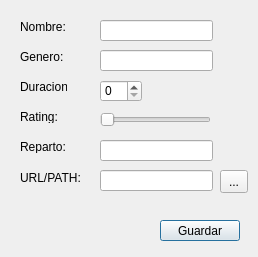
<?xml version="1.0" encoding="UTF-8"?>
<ui version="4.0">
 <class>PeliculaRegistro</class>
 <widget class="QDialog" name="PeliculaRegistro">
  <property name="geometry">
   <rect>
    <x>0</x>
    <y>0</y>
    <width>258</width>
    <height>257</height>
   </rect>
  </property>
  <property name="windowTitle">
   <string>Registro de Peliculas</string>
  </property>
  <widget class="QPushButton" name="pushButton">
   <property name="geometry">
    <rect>
     <x>160</x>
     <y>220</y>
     <width>80</width>
     <height>21</height>
    </rect>
   </property>
   <property name="text">
    <string>Guardar</string>
   </property>
  </widget>
  <widget class="QLineEdit" name="lineEdit">
   <property name="geometry">
    <rect>
     <x>100</x>
     <y>20</y>
     <width>113</width>
     <height>21</height>
    </rect>
   </property>
   <property name="text">
    <string/>
   </property>
  </widget>
  <widget class="QLabel" name="label">
   <property name="geometry">
    <rect>
     <x>20</x>
     <y>20</y>
     <width>47</width>
     <height>13</height>
    </rect>
   </property>
   <property name="text">
    <string>Nombre:</string>
   </property>
  </widget>
  <widget class="QLineEdit" name="genero">
   <property name="geometry">
    <rect>
     <x>100</x>
     <y>50</y>
     <width>113</width>
     <height>21</height>
    </rect>
   </property>
   <property name="text">
    <string/>
   </property>
  </widget>
  <widget class="QLabel" name="label_2">
   <property name="geometry">
    <rect>
     <x>20</x>
     <y>50</y>
     <width>47</width>
     <height>13</height>
    </rect>
   </property>
   <property name="text">
    <string>Genero:</string>
   </property>
  </widget>
  <widget class="QLabel" name="label_3">
   <property name="geometry">
    <rect>
     <x>20</x>
     <y>110</y>
     <width>47</width>
     <height>13</height>
    </rect>
   </property>
   <property name="text">
    <string>Rating:</string>
   </property>
  </widget>
  <widget class="QLabel" name="label_4">
   <property name="geometry">
    <rect>
     <x>20</x>
     <y>80</y>
     <width>47</width>
     <height>13</height>
    </rect>
   </property>
   <property name="text">
    <string>Duracion:</string>
   </property>
  </widget>
  <widget class="QLabel" name="label_5">
   <property name="geometry">
    <rect>
     <x>20</x>
     <y>140</y>
     <width>47</width>
     <height>13</height>
    </rect>
   </property>
   <property name="text">
    <string>Reparto:</string>
   </property>
  </widget>
  <widget class="QLineEdit" name="reparto">
   <property name="geometry">
    <rect>
     <x>100</x>
     <y>140</y>
     <width>113</width>
     <height>21</height>
    </rect>
   </property>
   <property name="text">
    <string/>
   </property>
  </widget>
  <widget class="QSpinBox" name="duracion">
   <property name="geometry">
    <rect>
     <x>100</x>
     <y>80</y>
     <width>42</width>
     <height>22</height>
    </rect>
   </property>
  </widget>
  <widget class="QLabel" name="label_7">
   <property name="geometry">
    <rect>
     <x>20</x>
     <y>170</y>
     <width>71</width>
     <height>16</height>
    </rect>
   </property>
   <property name="text">
    <string>URL/PATH:</string>
   </property>
  </widget>
  <widget class="QLineEdit" name="url">
   <property name="geometry">
    <rect>
     <x>100</x>
     <y>170</y>
     <width>113</width>
     <height>21</height>
    </rect>
   </property>
   <property name="text">
    <string/>
   </property>
  </widget>
  <widget class="QSlider" name="rating">
   <property name="geometry">
    <rect>
     <x>100</x>
     <y>110</y>
     <width>111</width>
     <height>20</height>
    </rect>
   </property>
   <property name="orientation">
    <enum>Qt::Horizontal</enum>
   </property>
  </widget>
  <widget class="QToolButton" name="LocalPath">
   <property name="geometry">
    <rect>
     <x>220</x>
     <y>170</y>
     <width>28</width>
     <height>23</height>
    </rect>
   </property>
   <property name="text">
    <string>...</string>
   </property>
  </widget>
 </widget>
 <resources/>
 <connections/>
</ui>
